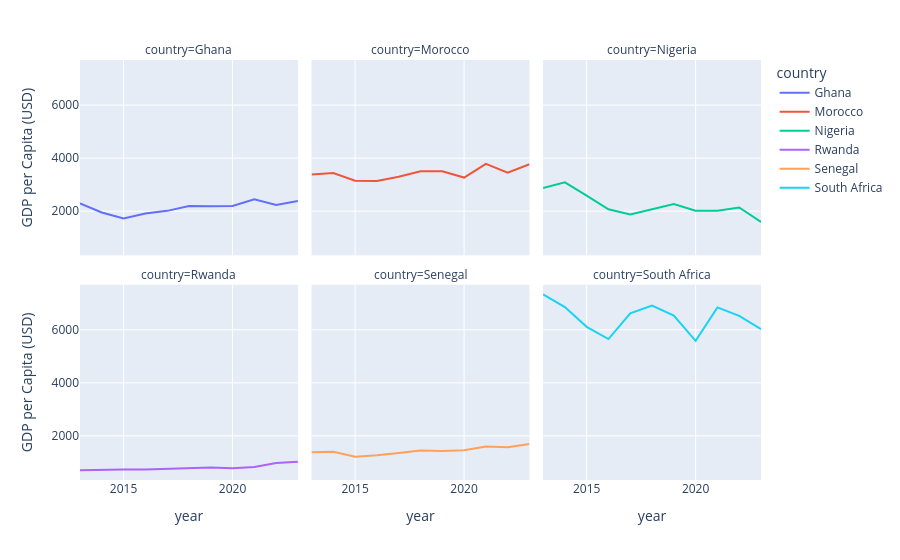

The cell this chart's notebook holds for it:
### Code cell
fig = px.line(
    df_imputed,
    x='year',
    y='GDP per Capita (USD)',
    color='country',
    facet_col='country',
    facet_col_wrap=3
)
fig.show()

### Figure 1 — Plotly figure (JSON) as saved in the notebook; plotly's stock layout.template omitted (floating-point values rounded to 4 significant figures)
{"data": [{"hovertemplate": "country=Ghana<br>year=%{x}<br>GDP per Capita (USD)=%{y}<extra></extra>", "legendgroup": "Ghana", "line": {"color": "#636efa", "dash": "solid"}, "marker": {"symbol": "circle"}, "mode": "lines", "name": "Ghana", "orientation": "v", "showlegend": true, "type": "scatter", "x": [2013, 2014, 2015, 2016, 2017, 2018, 2019, 2020, 2021, 2022, 2023], "xaxis": "x4", "y": [2295.0, 1950.0, 1723.0, 1912.0, 2012.0, 2195.0, 2187.0, 2195.0, 2445.0, 2230.0, 2384.0], "yaxis": "y4"}, {"hovertemplate": "country=Morocco<br>year=%{x}<br>GDP per Capita (USD)=%{y}<extra></extra>", "legendgroup": "Morocco", "line": {"color": "#EF553B", "dash": "solid"}, "marker": {"symbol": "circle"}, "mode": "lines", "name": "Morocco", "orientation": "v", "showlegend": true, "type": "scatter", "x": [2013, 2014, 2015, 2016, 2017, 2018, 2019, 2020, 2021, 2022, 2023], "xaxis": "x5", "y": [3380.0, 3435.0, 3146.0, 3141.0, 3297.0, 3502.0, 3508.0, 3268.0, 3786.0, 3455.0, 3771.0], "yaxis": "y5"}, {"hovertemplate": "country=Nigeria<br>year=%{x}<br>GDP per Capita (USD)=%{y}<extra></extra>", "legendgroup": "Nigeria", "line": {"color": "#00cc96", "dash": "solid"}, "marker": {"symbol": "circle"}, "mode": "lines", "name": "Nigeria", "orientation": "v", "showlegend": true, "type": "scatter", "x": [2013, 2014, 2015, 2016, 2017, 2018, 2019, 2020, 2021, 2022, 2023], "xaxis": "x6", "y": [2873.0, 3089.0, 2586.0, 2070.0, 1876.0, 2058.0, 2265.0, 2020.0, 2017.0, 2139.0, 1597.0], "yaxis": "y6"}, {"hovertemplate": "country=Rwanda<br>year=%{x}<br>GDP per Capita (USD)=%{y}<extra></extra>", "legendgroup": "Rwanda", "line": {"color": "#ab63fa", "dash": "solid"}, "marker": {"symbol": "circle"}, "mode": "lines", "name": "Rwanda", "orientation": "v", "showlegend": true, "type": "scatter", "x": [2013, 2014, 2015, 2016, 2017, 2018, 2019, 2020, 2021, 2022, 2023], "xaxis": "x", "y": [704.9, 725.0, 734.0, 729.5, 758.3, 771.8, 810.1, 778.7, 829.5, 975.5, 1027.0], "yaxis": "y"}, {"hovertemplate": "country=Senegal<br>year=%{x}<br>GDP per Capita (USD)=%{y}<extra></extra>", "legendgroup": "Senegal", "line": {"color": "#FFA15A", "dash": "solid"}, "marker": {"symbol": "circle"}, "mode": "lines", "name": "Senegal", "orientation": "v", "showlegend": true, "type": "scatter", "x": [2013, 2014, 2015, 2016, 2017, 2018, 2019, 2020, 2021, 2022, 2023], "xaxis": "x2", "y": [1380.0, 1399.0, 1218.0, 1266.0, 1357.0, 1453.0, 1431.0, 1461.0, 1598.0, 1574.0, 1698.0], "yaxis": "y2"}, {"hovertemplate": "country=South Africa<br>year=%{x}<br>GDP per Capita (USD)=%{y}<extra></extra>", "legendgroup": "South Africa", "line": {"color": "#19d3f3", "dash": "solid"}, "marker": {"symbol": "circle"}, "mode": "lines", "name": "South Africa", "orientation": "v", "showlegend": true, "type": "scatter", "x": [2013, 2014, 2015, 2016, 2017, 2018, 2019, 2020, 2021, 2022, 2023], "xaxis": "x3", "y": [7332.0, 6857.0, 6112.0, 5651.0, 6618.0, 6914.0, 6534.0, 5581.0, 6843.0, 6523.0, 6023.0], "yaxis": "y3"}], "layout": {"annotations": [{"font": {}, "showarrow": false, "text": "country=Rwanda", "x": 0.16, "xanchor": "center", "xref": "paper", "y": 0.465, "yanchor": "bottom", "yref": "paper"}, {"font": {}, "showarrow": false, "text": "country=Senegal", "x": 0.5, "xanchor": "center", "xref": "paper", "y": 0.465, "yanchor": "bottom", "yref": "paper"}, {"font": {}, "showarrow": false, "text": "country=South Africa", "x": 0.84, "xanchor": "center", "xref": "paper", "y": 0.465, "yanchor": "bottom", "yref": "paper"}, {"font": {}, "showarrow": false, "text": "country=Ghana", "x": 0.16, "xanchor": "center", "xref": "paper", "y": 1.0, "yanchor": "bottom", "yref": "paper"}, {"font": {}, "showarrow": false, "text": "country=Morocco", "x": 0.5, "xanchor": "center", "xref": "paper", "y": 1.0, "yanchor": "bottom", "yref": "paper"}, {"font": {}, "showarrow": false, "text": "country=Nigeria", "x": 0.84, "xanchor": "center", "xref": "paper", "y": 1.0, "yanchor": "bottom", "yref": "paper"}], "legend": {"title": {"text": "country"}, "tracegroupgap": 0}, "margin": {"t": 60}, "xaxis": {"anchor": "y", "domain": [0, 0.32], "title": {"text": "year"}}, "xaxis2": {"anchor": "y2", "domain": [0.34, 0.66], "matches": "x", "title": {"text": "year"}}, "xaxis3": {"anchor": "y3", "domain": [0.68, 1.0], "matches": "x", "title": {"text": "year"}}, "xaxis4": {"anchor": "y4", "domain": [0, 0.32], "matches": "x", "showticklabels": false}, "xaxis5": {"anchor": "y5", "domain": [0.34, 0.66], "matches": "x", "showticklabels": false}, "xaxis6": {"anchor": "y6", "domain": [0.68, 1.0], "matches": "x", "showticklabels": false}, "yaxis": {"anchor": "x", "domain": [0, 0.465], "title": {"text": "GDP per Capita (USD)"}}, "yaxis2": {"anchor": "x2", "domain": [0, 0.465], "matches": "y", "showticklabels": false}, "yaxis3": {"anchor": "x3", "domain": [0, 0.465], "matches": "y", "showticklabels": false}, "yaxis4": {"anchor": "x4", "domain": [0.535, 1.0], "matches": "y", "title": {"text": "GDP per Capita (USD)"}}, "yaxis5": {"anchor": "x5", "domain": [0.535, 1.0], "matches": "y", "showticklabels": false}, "yaxis6": {"anchor": "x6", "domain": [0.535, 1.0], "matches": "y", "showticklabels": false}}}
